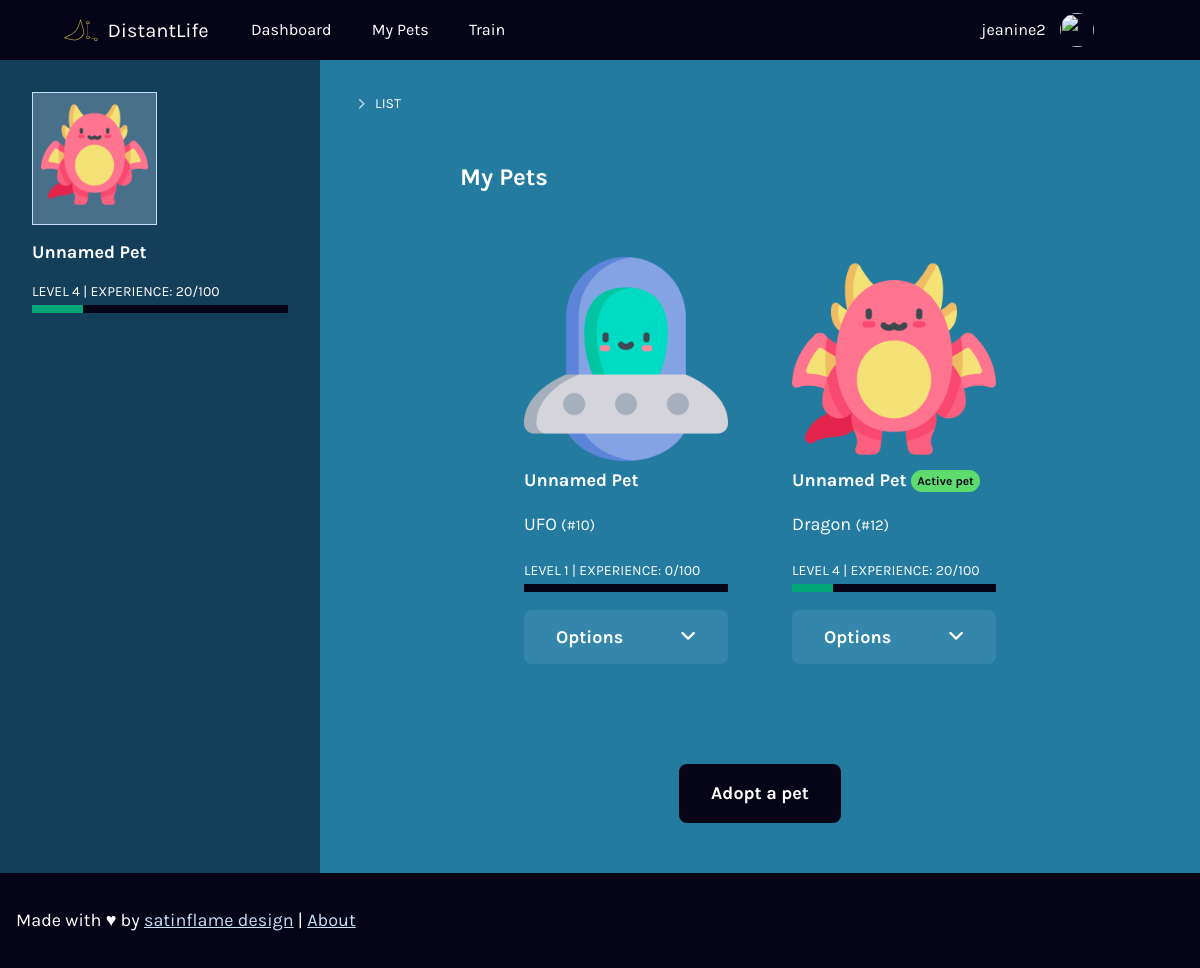
The page /pets (signed in) on the database as committed earlier.
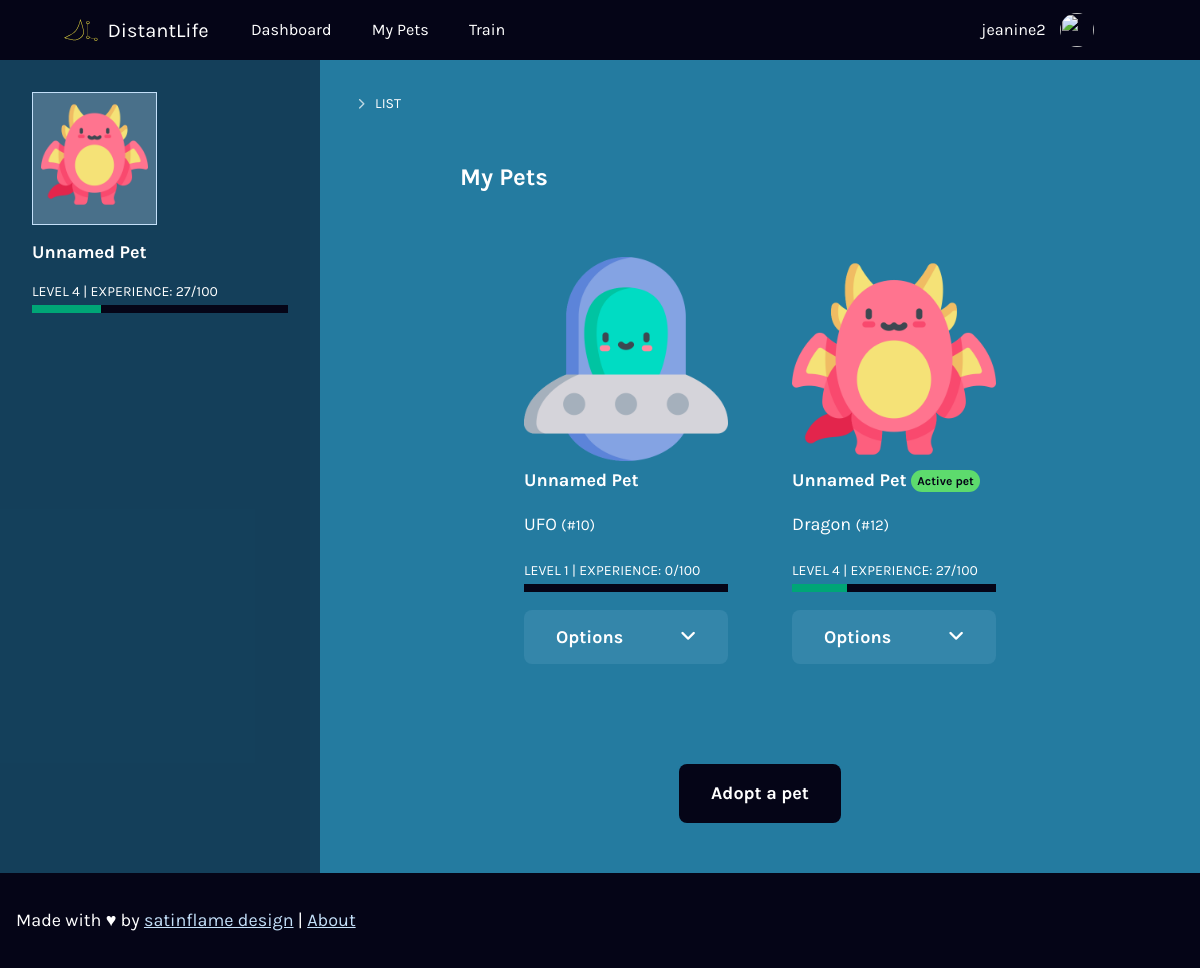
The same page on the database as committed later.
### tables this page shows
CREATE TABLE `users` (
  `id` integer,
  `username` varchar(255) NOT NULL,
  `full_name` varchar(255),
  `password` hash,
  `email` varchar(255),
  `created_at` timestamp,
  `last_login` timestamp,
  `preferred_lang` integer,
  `learning_lang` integer, `active_pet_id` integer, roles int,
  PRIMARY KEY(id)
);

CREATE TABLE `pets` (
  `id` integer,
  `type` integer,
  `name` varchar(255),
  `created` timestamp,
  `exp` integer,
  PRIMARY KEY(id)
);

CREATE TABLE `pet_types` (
  `id` integer,
  `imgsrc` varchar(255),
  `pet_type` varchar(255), `exp_required` integer,
  PRIMARY KEY(id)
);

### application.py (the view)
@app.route("/pets")
@login_required
def pets():
    pets_owned = db.execute("SELECT pets.id, pet_types.imgsrc, pet_types.pet_type, pets.created, pets.exp, pets.name, users.active_pet_id FROM owners JOIN pets ON pets.id = owners.pet_id JOIN pet_types ON pets.type = pet_types.id JOIN users ON users.id = owners.owner_id WHERE owner_id = ?", session["user_id"])
    return render_template("list.html", pets_owned=pets_owned)

### application.py (called while the page is built)
@app.after_request
def after_request(response):
    response.headers["Cache-Control"] = "no-cache, no-store, must-revalidate"
    response.headers["Expires"] = 0
    response.headers["Pragma"] = "no-cache"
    return response

### helpers.py (called while the page is built)
def login_required(f):
    @wraps(f)
    def decorated_function(*args, **kwargs):
        if session.get("user_id") is None:
            return redirect("/login")
        return f(*args, **kwargs)
    return decorated_function

### templates/list.html (shortened to what this page needs)
{% extends "layout.html" %}
{% from "./macros.html" import usedalot, progressbar, get_data with context %}
{% block main %}
<h1>My Pets</h1>
{% if (pets_owned|length) > 0 %}
  <div class="col-list row">
    {% for pet in pets_owned %}
    <div class="col-12">
      <img src="/static/{{ pet.imgsrc }}" alt="" />
      <h2>{{ pet.name }}
        {% if pet.id == pet.active_pet_id %}
        <span class="badge badge-success">Active pet</span>
        {% endif %} </h2>
        <p>{{ pet.pet_type }} <small>(#{{ pet.id }})</small></p>
        {{ progressbar((pet.exp)) }}
        <ul class="element-options">
          <li class="has-dropdown"><button class="btn-secondary" aria-haspopup="true">
            Options
          </button>
          </li>
        </ul>
      </div>
    {% endfor %}
  </div>
  {% else %}
    <p>No pets</p>
{% endif %}
<p class="text-center"><a class="btn btn-primary" href="/adopt">Adopt a pet</a></p>
{% endblock %}

### templates/layout.html (shortened to what this page needs)
<!DOCTYPE html>
  {% if (session.get("language")) %}
    <html lang="{{session['language']['charcode']}}" dir="{{session['language']['dir']}}">
  {% else %}
    <html lang="en">
  {% endif %}
  {% include 'global/head.html' %}
  {% if (session.get("language")) %}
    <body class="text-gray-900 font-sans antialiased dir-{{session['language']['dir']}}">
  {% else %}
    <body class="text-gray-900 font-sans antialiased">
  {% endif %}
  {% include 'global/header.html' %}
  <div class="layout-secondary">
    <div class="layout-secondary-main theme-inversed">
      <main>
        {% include 'global/breadcrumb.html' %}
        <div class="secondary-main">
          {% block main %}{% endblock %}
        </div>
      </main>
    </div>
    <div class="layout-secondary-aside theme-inversed">
      {% include 'global/sidebar.html' %}
    </div>
  </div>
  {% include 'global/footer.html' %}
</body>
</html>

### templates/macros.html (shortened to what this page needs)
{% macro progressbar(exp) %}
    <p class="text-small-caps mb-0">{{ _('Level') }} {{ level }} | {{ _('Experience') }}: {{ percent }}/100 </p>
    <div class="progressbar" role="progressbar" aria-valuenow="{{ percent }}" aria-valuemin="0" aria-valuemax="100">
      <span class="filled" style="width: {{ percent }}%;"></span>
    </div>
{% endmacro %}

### templates/global/head.html (shortened to what this page needs)
<head>
  <link href="{{ url_for('static', filename='proj04.css') }}" rel="stylesheet">
  <link href="{{ url_for('static', filename='overrides.css') }}" rel="stylesheet">
</head>

### templates/global/header.html (shortened to what this page needs)
<header class="header">
  <div class="container">
    <div class="menu-container">
      <div class="menu-logo">
        <h1><a class="logo" href="/"><img src="{{ url_for('static', filename='logos/distantlife-logo.svg') }}" height="28" width="140"
              alt="Distant Life" /></a></h1>
      </div>
      <nav id="siteMenu" role="menu" aria-labelledby="menubutton">
        <ul class="list-unstyled list-inline">
          {% if session.user_id %}
          <li><a href="/">{{ _('Dashboard') }}</a></li>
          <li><a href="/pets">{{ _('My Pets') }}</a></li>
          <li><a href="/train">{{ _('Train') }}</a></li>
          {% endif %}
        </ul>
        <ul class="list-unstyled list-inline">
          {% if session.get("user_id") %}
            <li class="menu-user"><a href="/users/{{session['user_id']}}">{{ session['username'] }}
              <img alt="" src="https://www.satinflame.com/img/icons/apple-touch-icon.png" width="34" height="34" class="rounded-circle">
            </a></li>
            <li class="has-dropdown"><a class="hide-md" href="#" aria-haspopup="true">
            </a>
            </li>
          {% else %}
            <li><a href="/signup">{{ _('Sign Up') }}</a></li>
            <li><a href="/login">{{ _('Login') }}</a></li>
          {% endif %}
        </ul>
      </nav>
    </div>
  </div>
</header>

### templates/global/breadcrumb.html (shortened to what this page needs)
<nav class="breadcrumb" aria-label="breadcrumb">
  <ol>
    <li><a class="active" aria-current="page" href="#">{{ title_s }}</a>
    </li>
  </ol>
</nav>

### templates/global/sidebar.html
{% from "./macros.html" import usedalot, progressbar, get_data with context %}
<aside>
  {% if (session.get("active_pet")) %}
  <p class="text-center my-0 pet-box ">
    <img width="200" height="200" src="{{ url_for('static', filename=session['active_pet']['imgsrc']) }}" alt="{{session['active_pet']['type']}}" />
  </p>
  <h3>{{session["active_pet"]["name"]}}</h3>
  {{ progressbar(session["active_pet"]["exp"]) }}
  {% endif %}
</aside>

### templates/global/footer.html (shortened to what this page needs)
<footer class="footer theme-inversed">
  <div class="container">
    <div class="footer-logo">
      <p>{{ _('Made with &hearts; by') }} <a href="https://satinflame.com">satinflame design</a> | <a href="/about">{{ _('About') }}</a></p>
    </div>
  </div>
</footer>

### static/overrides.css (style rules this page uses)
.element-options { padding-right: 0; }

Rows that differ between the two databases and show on the page:
changed pets "Dragon": percent "20" → "27"; {{ percent }} 20 → 27 (drawn)
Other text that changed with them:
{{ percent }}: "20" → "27"
{{ percent }}: 20 → 27 (drawn)
